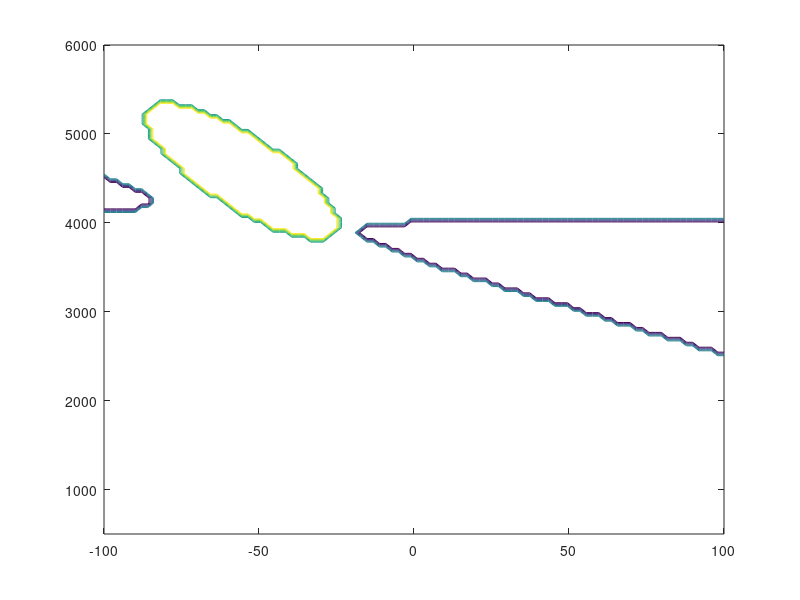

This figure's MATLAB source:
format long g
s = load('voitures.mat');
cars=s.cars;
c1=find(cars( :,8)==1);
c2=find(cars( :,8)==2);
c3=find(cars( :,8)==3);

class1=cars(c1,[1 5])
class2=cars(c2,[1 5]);
class3=cars(c3,[1 5]);
m1=mean(class1)
s1=cov(class1)
m2=mean(class2)
s2=cov(class2)
m3=mean(class3)
s3=cov(class3)

x = linspace(-100,100,100);
y = linspace(500,6000,100);
[X,Y] = meshgrid(x,y);
Points = [X(:) Y(:)];
dens1 = mvnpdf(Points,m1,s1);
dens1=reshape(dens1,length(y),length(x));
dens2 = mvnpdf(Points,m2,s2);
dens2=reshape(dens2,length(y),length(x));
dens3 = mvnpdf(Points,m3,s3);
dens3=reshape(dens3,length(y),length(x));
class=zeros(100);

for i=1:100
    for j=1:100
        if (dens1(i,j)>=dens2(i,j))&&(dens1(i,j)>=dens3(i,j))
            class(i,j)=1;
        elseif (dens2(i,j)>dens1(i,j))&&(dens2(i,j)>=dens3(i,j))
            class(i,j)=2;
        elseif (dens3(i,j)>dens1(i,j))&&(dens3(i,j)>dens2(i,j))
            class(i,j)=3;
        end
    end
end
%mesh(x,y,class.')

%hold on
%contour(x,y,dens1);
%contour(x,y,dens2);
%contour(x,y,dens3);
contour(x,y,class.');